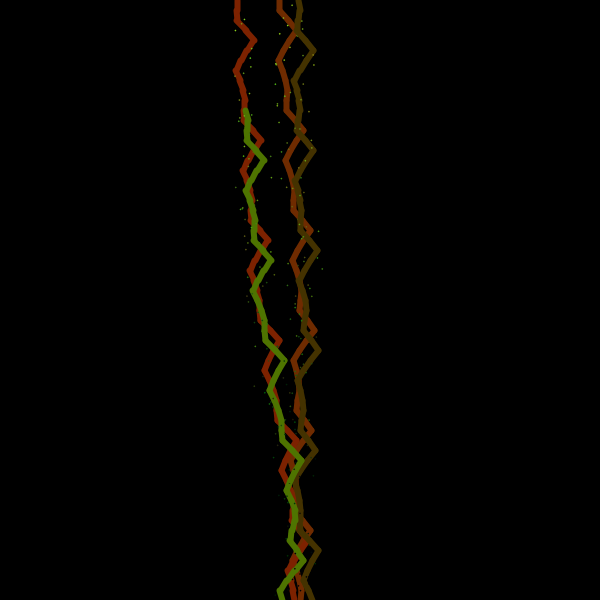
Frame 1 (no input)
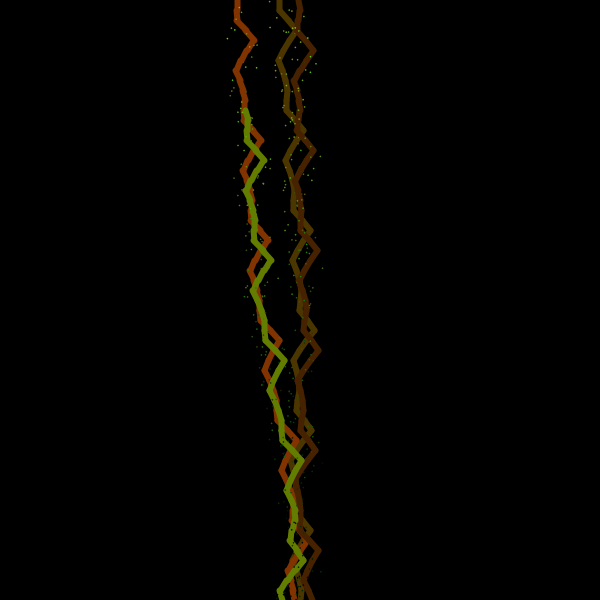
Frame 60 (the mouse pressed at the canvas centre just before this capture)
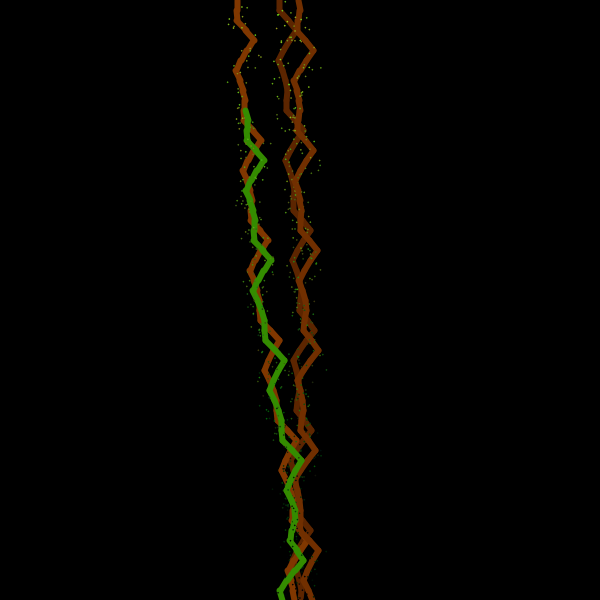
Frame 120 (the mouse held since frame 60 and released just before this capture)

The Processing sketch that drew these frames (run headless with seeded random() and noise(); from frame 60 on, the mouse is pressed at the canvas centre):

// Processing sketch: processing_42826
// ── processing_42826.pde

int lastX = 0;
int lastY = 0;
int screenCenter = 300;
float pixelsOfVariation;
int heightChangePerMinute = 10;
float tilt = 0;
int tiltDirection = 0;
int nextHour = 0;
boolean drawnEverythingButCurrent = false;
color stemColor = 0;

void setup() {
  size(600,600);
  strokeWeight(4);
}

void draw() {
  background(0);
  for(int h=0; h<hour(); h++) {
      stemColor = color(random(64,138),random(34,69),0);
      stemDrawHour(h, 60, second());
  }
  stemDrawHour(hour(),minute(), second());
}


void stemDrawHour(int hourToDraw, int minToDraw, int secToDraw) {
  if(hourToDraw == hour()) stemColor = color(random(50,100),random(100,150),0);
  // Restart the tilt variable so that it is not affected by previous values.
  tilt = 0;
  if(hourToDraw%2 == 0){ 
    lastX = hourToDraw*6;
    tiltDirection = 1;
  }
  else {
    lastX = -hourToDraw*6;
    tiltDirection = -1;
  }
  lastY = 600;
  for(int x = 1; x <= minToDraw; x++) {
    stroke(stemColor);
    pixelsOfVariation = calculatePix(x,hourToDraw);
    // Bottom of tree tilt
    if(x<10) {
      tilt=(-0.4)*hourToDraw*(tiltDirection);
    }
    // Until Middle of tree tilt
    else if(x == 10) tilt=tiltDirection;
    // Middle of tree and up tilt
    if(x>30) {
      tilt=(0.2)*hourToDraw*tiltDirection;
    }
    strokeWeight(6);
    line(screenCenter+lastX, lastY, screenCenter+lastX+pixelsOfVariation+(tilt), (int)lastY-heightChangePerMinute);
    lastX += pixelsOfVariation+(tilt);
    lastY -= heightChangePerMinute;
    // Draw the leafs or part of trunk depending on the fill at that point.
    for(int l = 0; l<secToDraw;l++) {
      fill(random(105-180,168-180)+3*x,random(143-180,230-180)+3*x,random(0,10)+(x/3));
      noStroke();
      drawLeaf(screenCenter+lastX+random(-10,10),lastY+heightChangePerMinute+random(-10,10));
    }
  }
}

float calculatePix(int m, int h) {
  float numberToMod = (m+h);
  numberToMod = numberToMod%10;
  if (numberToMod%3 == 0) numberToMod*=-1;
  if (numberToMod%2 == 0) numberToMod*=(-1);
  return numberToMod;
}

void drawLeaf(float x, float y) {
  quad(x,y,x+1,y+1,x,y+2,x-1,y+1); 
}
